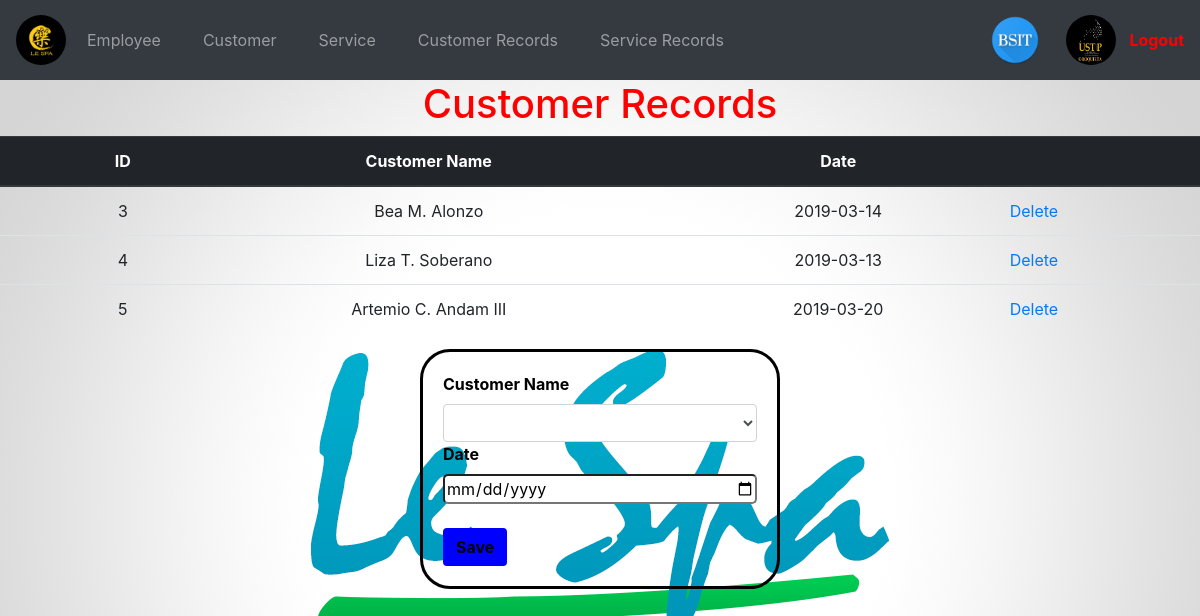
The app's page /CustomerRecords.php with its own data.
### tables this page shows
CREATE TABLE `customer_records` (
  `id` int(10) NOT NULL,
  `customer_no` int(10) NOT NULL,
  `date` date NOT NULL
);

### customerrecords_server.php (called while the page is built, shortened)
<?php
	$db = mysqli_connect('localhost', 'root', '', 'leSpa');
	$date = "";
	$results = mysqli_query($db, "SELECT customer_records.id, concat(customer.firstname,' ', customer.middle_initial,'. ', customer.lastname,' ', customer.Ext) as customer_no , customer_records.date FROM `customer_records`, customer where customer_records.customer_no = customer.customer_no");
?>

### customer_server.php (called while the page is built, shortened)
<?php
	$db = mysqli_connect('localhost', 'root', '', 'leSpa');
	$update = false;
	$results = mysqli_query($db, "SELECT * FROM customer");
?>

### CustomerRecords.php (the view, shortened to what this page needs)
<?php
include('customerrecords_server.php');
?>
<!DOCTYPE html>
<html>
<head>
  <link rel="stylesheet" href="bootstrap-4.0.0-beta.3-dist/css/bootstrap.min.css">
</head>
<body>
<nav class="navbar navbar-expand-lg navbar-dark bg-dark">
<img src="lep.png" width="50" height="50" alt="logo">
  <div class="collapse navbar-collapse" id="navbarSupportedContent">
    <ul class="navbar-nav mr-auto">
      <li class="nav-item">
        <button type="button" class="btn btn-dark" data-toggle="tooltip" data-placement="bottom" title="List of Employees">
          <a class="nav-link" href="Employee.php?username=<?php echo $_GET['username'];?>">Employee</a>
        </button>
      </li>
    <li class="nav-item">
      <button type="button" class="btn btn-dark" data-toggle="tooltip" data-placement="bottom" title="List of Customers">
          <a class="nav-link" href="Customer.php?username=<?php echo $_GET['username'];?>">Customer</a>
        </button>
      </li>
    <li class="nav-item">
      <button type="button" class="btn btn-dark" data-toggle="tooltip" data-placement="bottom" title="List of Services">
          <a class="nav-link" href="Services.php?username=<?php echo $_GET['username'];?>">Service</a>
        </button>
      </li>
      <li class="nav-item">
        <button type="button" class="btn btn-dark" data-toggle="tooltip" data-placement="bottom" title="Records of Customers">
          <a class="nav-link" href="CustomerRecords.php?username=<?php echo $_GET['username'];?>">Customer Records</a>
        </button>
      </li>
      <li class="nav-item">
        <button type="button" class="btn btn-dark" data-toggle="tooltip" data-placement="bottom" title="Records of Services">
          <a class="nav-link" href="ServiceRecords.php?username=<?php echo $_GET['username'];?>">Service Records</a>
        </button>
      </li>
    </ul>
    <div class="form-inline my-2 my-lg-0">
      <button type="button" class="btn btn-dark" data-toggle="tooltip" data-placement="bottom" title="Bachelor of Science in
         Information Technology">
         <img src="unnamed.png" width="50" height="50" alt="logo">
      </button>
      <button type="button" class="btn btn-dark" data-toggle="tooltip" data-placement="bottom" title="University of Science and Technology of Southern Philippines">
         <img src="ustp.png" width="50" height="50" alt="logo">
      </button>
       <b><a href="Logout.php"><font color="red">Logout</font></a></b>
    </div>
  </div>
</nav>
<table class="table table-hover table-stripped">
  <thead class="thead-dark">
    <tr><h1><center><font color="red">Customer Records</font></center></h1></tr>
    <tr>
      <th></th>
      <th scope="col"><center>ID</center></th>
      <th scope="col"><center>Customer Name</center></th>
      <th scope="col"><center>Date</center></th>
      <th scope="col"></th>
    </tr>
  </thead>
  <?php while ($row = mysqli_fetch_array($results)) { ?>
    <tr>
      <td></td>
      <td><center><?php echo $row['id']; ?></center></td>
      <td><center><?php echo $row['customer_no'] ?></center></td>
      <td><center><?php echo $row['date']; ?></center></td>
      <td>
        <a href="customerrecords_server.php?del=<?php echo $row['id']; ?>" class="del_btn">Delete</a>
      </td>
    </tr>
  <?php }
    ?>
</table>
<form action="" method="GET">
  <b>
  <div class="col-md-13 mb-13">
    <label>Customer Name</label>
    <select class="form-control" name="customer_no">
      <option value=""></option>
      <?php
        include('customer_server.php');
        ?>
      <?php
        while ($row = mysqli_fetch_array($results)) {
      ?>
      <option value="<?php echo $row['customer_no']; ?>"><?php echo $row['firstname']." ".$row['middle_initial'].". ".$row['lastname']." ".$row['Ext'] ?></option>
      <?php
        }
       ?>
    </select>
  </div>
  <div class="col-md-13 mb-13">
    <label>Date</label>
    <input type="date" name="date" required value="<?php echo $date; ?>">
  </div><br>
</b>
<div class="input-group">
    <?php if ($update == true): ?>
      <div class="input-group">
              <button class="btn" type="submit" name="update" style="background: #0000FF;" ><font color="white"><b>Update</b></font></button>
            </div>
    <?php else: ?>
              <button class="btn" type="submit" name="save"><b>Save</b></button>
    <?php endif ?>
  </div>
</form>
</body>
</html>

### CustomerRecords.php (style rules this page uses)
body { background: url('Logos.png'); }
form, .content { width: 30%; margin: 0px auto; padding: 20px; border: 3px solid #000000; border-radius: 30px 30px 30px 30px; color: black; }
input[type=date] { border: 2px solid #00008B #0000FF; border-radius: 5px 5px 5px 5px; width: 100%; height: 50%; }
select { border: 2px solid #00008B; border-radius: 5px 5px 5px 5px; }
button { background-color: #0000FF; }
img, .logo { border-radius: 30px 30px 30px 30px; }

### records on screen
customer_records: id "3", customer_no "Bea M. Alonzo", date "2019-03-14"
customer_records: id "4", customer_no "Liza T. Soberano", date "2019-03-13"
customer_records: id "5", customer_no "Artemio C. Andam III", date "2019-03-20"
